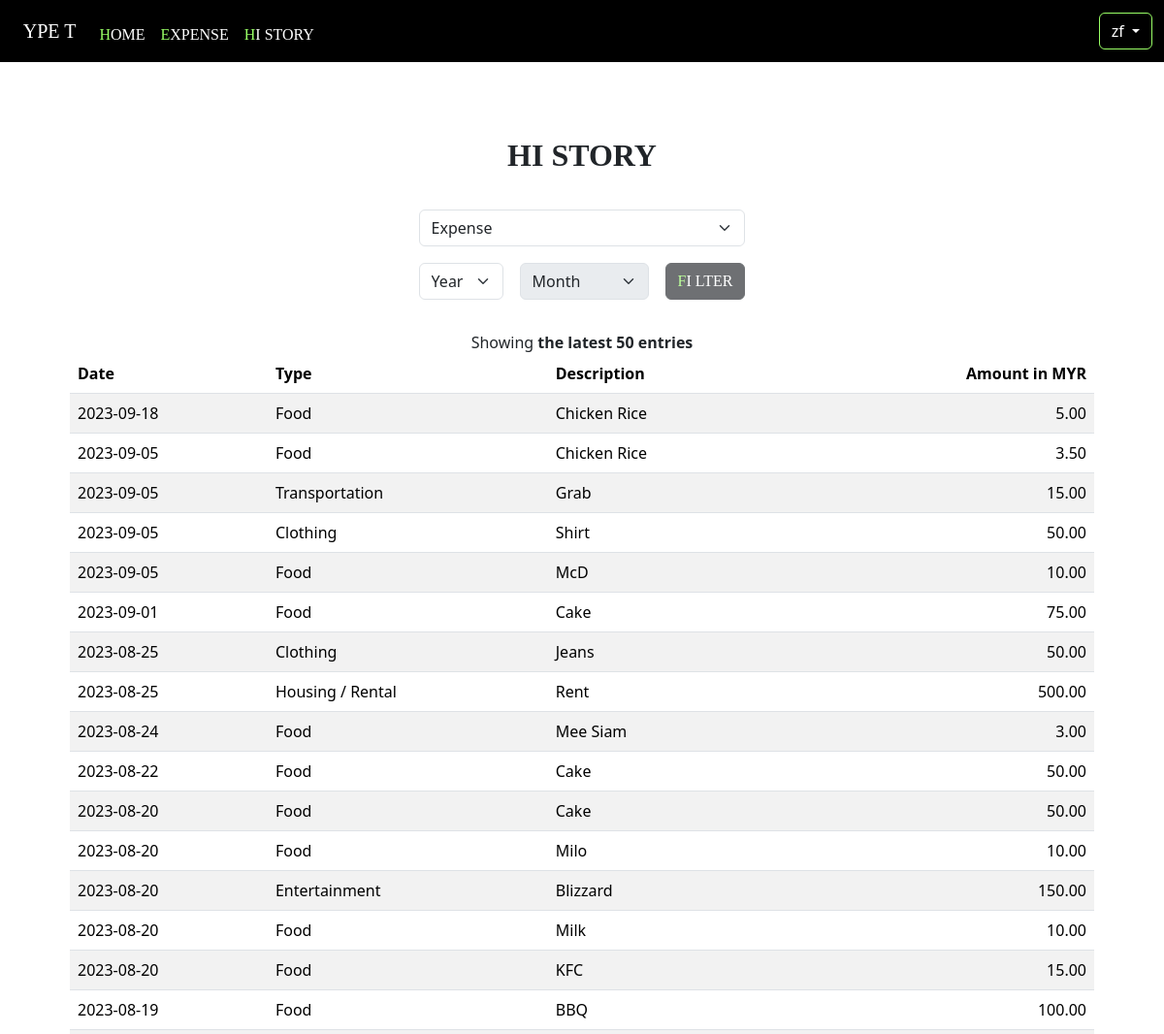
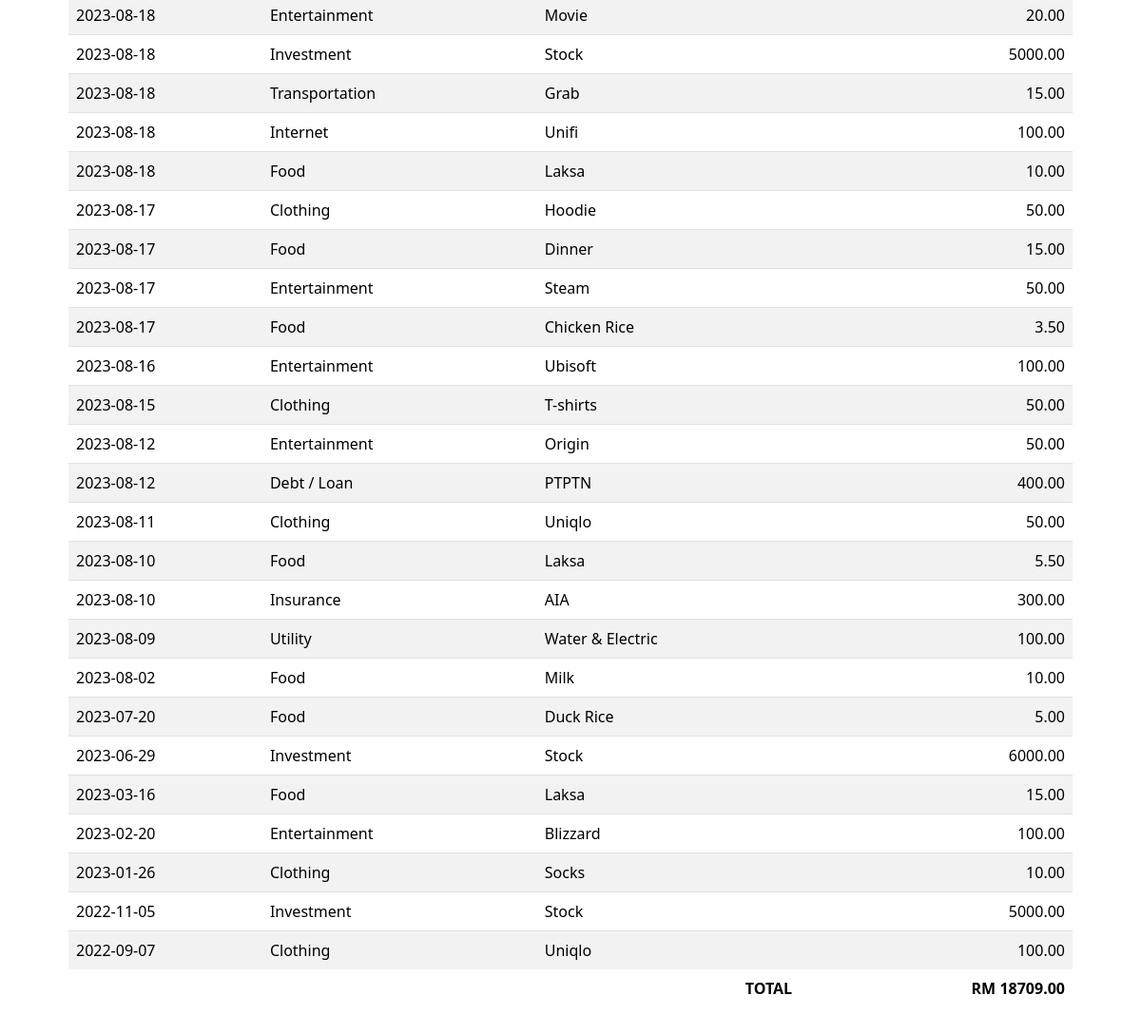
Screenshot of /history (signed in) with the database file from the repository (2 pictures, top to bottom).
### tables this page shows
CREATE TABLE expenses (id INTEGER PRIMARY KEY NOT NULL, account INTEGER NOT NULL, date TEXT NOT NULL, year INTEGER NOT NULL, month INTEGER NOT NULL, type TEXT NOT NULL, description TEXT, amount NUMERIC NOT NULL, FOREIGN KEY(account) REFERENCES accounts(id));

### app.py (the view)
@app.route("/history", methods=["GET", "POST"])
@login_required
def history():
    years = db.execute("SELECT DISTINCT year FROM expenses WHERE account = ? ORDER BY year DESC", session["user_id"])
    months = monthlist()
    yearmonth = db.execute("SELECT DISTINCT year, month FROM expenses WHERE id = ?", session["user_id"])
    if request.method == "POST":
        year = request.form.get("year")
        month = request.form.get("month")
        error = 0
        if not year and not month:
            flash("Missing Year and Month")
            error += 1
        if not year and month != None:
            flash("Missing Year")
            error += 1
        if error > 0:
            return redirect("/history")
        if year != None and not month:
            expenses = db.execute("SELECT * FROM expenses WHERE account = ? AND YEAR = ? ORDER BY date DESC, id DESC",
                                  session["user_id"], year)
            return render_template("history.html", username=name, expenses=expenses, years=years, months=months, year=year, iso=iso,
                                                   sign=sign, yearmonth=yearmonth)
        expenses = db.execute("SELECT * FROM expenses WHERE account = ? AND YEAR = ? AND MONTH = ? ORDER BY date DESC, id DESC",
                              session["user_id"], year, month)
        month = db.execute("SELECT * FROM months WHERE id = ?", month)[0]["month"]
        return render_template("history.html", username=name, expenses=expenses, years=years, months=months, year=year, month=month,
                                               iso=iso, sign=sign, yearmonth=yearmonth)
    else:
        expenses = db.execute("SELECT * FROM expenses WHERE account = ? ORDER BY date DESC, id DESC LIMIT 50", session["user_id"])
        return render_template("history.html", username=name, expenses=expenses, years=years, months=months, month="the latest 50 entries",
                                               iso=iso, sign=sign, yearmonth=yearmonth)

### app.py (called while the page is built)
@app.after_request
def after_request(response):
    response.headers["Cache-Control"] = "no-cache, no-store, must-revalidate"
    response.headers["Expires"] = 0
    response.headers["Pragma"] = "no-cache"
    return response

### helpers.py (called while the page is built)
def login_required(f):
    @wraps(f)
    def decorated_function(*args, **kwargs):
        if session.get("user_id") is None:
            return redirect("/login")
        return f(*args, **kwargs)
    return decorated_function

def monthlist():
    return db.execute("SELECT * FROM months")

### templates/history.html (shortened to what this page needs)
{% extends "layout.html" %}
{% block name %}
    {{ username }}
{% endblock %}
{% block body %}
    <div class="header anurati mt6">HI STORY</div>
    <form action="/history" method="POST">
        <table class="expense mt-3">
            <tr>
                <td colspan="3">
                    <select class="form-select" autocomplete="off">
                        <option disabled selected value="">Expense</option>
                    </select>
                </td>
            </tr>
            <tr>
                <td>
                    <select class="form-select" id="year" name="year" autocomplete="off">
                        <option disabled selected value="">Year</option>
                    </select>
                </td>
                <td>
                    <select class="form-select" disabled id="month" name="month" autocomplete="off">
                        <option disabled selected value="">Month</option>
                    </select>
                </td>
                <td class="text-center"><button class="btn btn-dark anurati" disabled id="filter" type="submit"><span class="firstchar">F</span>I LTER</button></td>
            </tr>
        </table>
    </form>
    <div class="text-center mt-3">Showing <b>{{ month }} {{ year }}</b></div>
    <div class="container-fluid history">
        <table class="table table-striped">
            <thead>
                <th class="text-start">Date</th>
                <th class="text-start">Type</th>
                <th class="text-start">Description</th>
                <th class="text-end">Amount in {{ iso }}</th>
            </thead>
            <tbody>
                {% for row in expenses %}
                <tr>
                    <td class="text-start">{{ row.date }}</td>
                    <td class="text-start">{{ row.type }}</td>
                    <td class="text-start">{{ row.description }}</td>
                    <td class="text-end">{{ "%.2f" | format(row.amount) }}</td>
                </tr>
                {% endfor %}
            </tbody>
            <tfoot>
                <tr>
                    <td class="text-end fw-bold border-0" colspan="3">TOTAL</td>
                    <td class="text-end border-0"><b>{{ sign }} {{ "%.2f" | format(expenses | sum(attribute='amount')) }}</b></td>
                </tr>
            </tfoot>
        </table>
    </div>
{% endblock %}

### static/styles.css (style rules this page uses)
.anurati { font-family: Anurati; }
.firstchar { color: #99ff66; }

### static/layout.css (style rules this page uses)
.header { text-align: center; font-weight: bold; font-size: 200%; }
.table { margin-bottom: 0; }
.mt6 { margin-top: 6%; }
.expense { margin: auto; border-spacing: 15px; border-collapse: separate; }
thead { position: sticky; top: 0; }
tfoot { position: sticky; bottom: 0; }
.history { height: 60vh; width: 90%; overflow: auto; }

### rows the page displays
expenses: date "2023-09-18", type "Food", description "Chicken Rice", amount "5.00"
expenses: date "2023-09-05", type "Food", description "Chicken Rice", amount "3.50"
expenses: date "2023-09-05", type "Transportation", description "Grab", amount "15.00"
expenses: date "2023-09-05", type "Clothing", description "Shirt", amount "50.00"
expenses: date "2023-09-05", type "Food", description "McD", amount "10.00"
expenses: date "2023-09-01", type "Food", description "Cake", amount "75.00"
expenses: date "2023-08-25", type "Clothing", description "Jeans", amount "50.00"
expenses: date "2023-08-25", type "Housing / Rental", description "Rent", amount "500.00"
expenses: date "2023-08-24", type "Food", description "Mee Siam", amount "3.00"
expenses: date "2023-08-22", type "Food", description "Cake", amount "50.00"
expenses: date "2023-08-20", type "Food", description "Cake", amount "50.00"
expenses: date "2023-08-20", type "Food", description "Milo", amount "10.00"
expenses: date "2023-08-20", type "Entertainment", description "Blizzard", amount "150.00"
expenses: date "2023-08-20", type "Food", description "Milk", amount "10.00"
expenses: date "2023-08-20", type "Food", description "KFC", amount "15.00"
expenses: date "2023-08-19", type "Food", description "BBQ", amount "100.00"
expenses: date "2023-08-18", type "Entertainment", description "Movie", amount "20.00"
expenses: date "2023-08-18", type "Investment", description "Stock", amount "5000.00"
expenses: date "2023-08-18", type "Transportation", description "Grab", amount "15.00"
expenses: date "2023-08-18", type "Internet", description "Unifi", amount "100.00"
expenses: date "2023-08-18", type "Food", description "Laksa", amount "10.00"
expenses: date "2023-08-17", type "Clothing", description "Hoodie", amount "50.00"
expenses: date "2023-08-17", type "Food", description "Dinner", amount "15.00"
expenses: date "2023-08-17", type "Entertainment", description "Steam", amount "50.00"
expenses: date "2023-08-17", type "Food", description "Chicken Rice", amount "3.50"
expenses: date "2023-08-16", type "Entertainment", description "Ubisoft", amount "100.00"
expenses: date "2023-08-15", type "Clothing", description "T-shirts", amount "50.00"
expenses: date "2023-08-12", type "Entertainment", description "Origin", amount "50.00"
expenses: date "2023-08-12", type "Debt / Loan", description "PTPTN", amount "400.00"
expenses: date "2023-08-11", type "Clothing", description "Uniqlo", amount "50.00"
expenses: date "2023-08-10", type "Food", description "Laksa", amount "5.50"
expenses: date "2023-08-10", type "Insurance", description "AIA", amount "300.00"
expenses: date "2023-08-09", type "Utility", description "Water & Electric", amount "100.00"
expenses: date "2023-08-02", type "Food", description "Milk", amount "10.00"
expenses: date "2023-07-20", type "Food", description "Duck Rice", amount "5.00"
expenses: date "2023-06-29", type "Investment", description "Stock", amount "6000.00"
expenses: date "2023-03-16", type "Food", description "Laksa", amount "15.00"
expenses: date "2023-02-20", type "Entertainment", description "Blizzard", amount "100.00"
expenses: date "2023-01-26", type "Clothing", description "Socks", amount "10.00"
expenses: date "2022-11-05", type "Investment", description "Stock", amount "5000.00"
expenses: date "2022-09-07", type "Clothing", description "Uniqlo", amount "100.00"

### other values shown
{{ username }} "zf"
{{ month }} "the latest 50 entries"
{{ iso }} "MYR"
{{ sign }} "RM"
{{ "%.2f" | format(expenses | sum(attribute='amount')) }} "18709.00"
